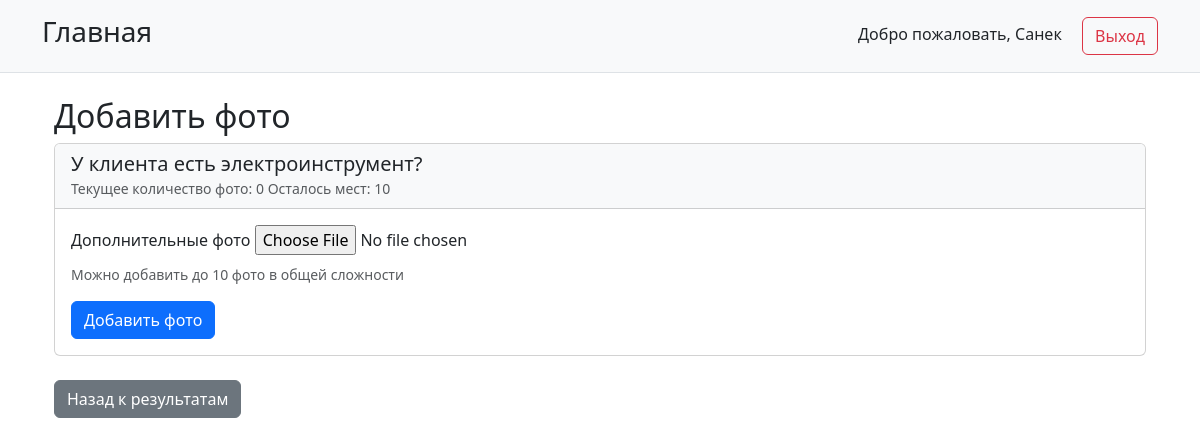
Screenshot of /tasks/answer/169/add-photos/ (signed in) with the database file from the repository.
### users/models.py (models this page shows, shortened)
class CustomUser(AbstractUser):
    role = models.CharField(
        _('Роль'),
        max_length=20,
        choices=Role.choices,
        default=Role.EMPLOYEE
    )
    phone = models.CharField(
        _('Телефон'),
        max_length=20,
        blank=True,
        null=True
    )
    groups = models.ManyToManyField(
        Group,
        verbose_name=_('groups'),
        blank=True,
        help_text=_(
            'The groups this user belongs to. A user will get all permissions '
            'granted to each of their groups.'
        ),
        related_name='customuser_set',
        related_query_name='customuser',
    )
    user_permissions = models.ManyToManyField(
        Permission,
        verbose_name=_('user permissions'),
        blank=True,
        help_text=_('Specific permissions for this user.'),
        related_name='customuser_set',
        related_query_name='customuser',
    )
    class Meta:
        verbose_name = _('Пользователь')
        verbose_name_plural = _('Пользователи')

### tasks/models.py (models this page shows, shortened)
class SurveyAnswer(models.Model):
    question = models.ForeignKey(
        SurveyQuestion,
        on_delete=models.CASCADE,
        related_name='answers',
        verbose_name=_('Вопрос')
    )
    user = models.ForeignKey(
        CustomUser,
        on_delete=models.CASCADE,
        verbose_name=_('Пользователь')
    )
    selected_choices = models.ManyToManyField(
        SurveyQuestionChoice,
        blank=True,
        verbose_name=_('Выбранные варианты')
    )
    text_answer = models.TextField(_('Текстовый ответ'), blank=True, null=True)
    client = models.ForeignKey(
        Client,
        on_delete=models.CASCADE,
        verbose_name=_('Клиент')
    )
    created_at = models.DateTimeField(_('Создано'), auto_now_add=True)
    class Meta:
        verbose_name = _('Ответ на вопрос')
        verbose_name_plural = _('Ответы на вопросы')

class SurveyQuestion(models.Model):
    QUESTION_TYPE_CHOICES = [
                ('TEXT', 'Текстовое поле'),
                ('TEXT_SHORT', 'Короткое текстовое поле (20 символов)'),
                ('RADIO', 'Радиокнопки (одиночный выбор)'),
                ('CHECKBOX', 'Чекбоксы (множественный выбор)'),
                ('SELECT_SINGLE', 'Выбор из списка (одиночный выбор)'),
                ('SELECT_MULTIPLE', 'Выбор из списка (множественный выбор)'),
                ('PHOTO', 'Фото'),
            ]
    task = models.ForeignKey(
        'Task',
        on_delete=models.CASCADE,
        limit_choices_to={'task_type': TaskType.SURVEY},
        related_name='questions',
        verbose_name=_('Задача')
    )
    question_text = models.CharField(_('Текст вопроса'), max_length=500)
    order = models.PositiveIntegerField(_('Порядок'), default=0)
    question_type = models.CharField(
        _('Тип вопроса'),
        max_length=20,
        choices=QUESTION_TYPE_CHOICES,
        default='TEXT'
    )
    created_at = models.DateTimeField(_('Создано'), auto_now_add=True)
    class Meta:
        verbose_name = _('Вопрос анкеты')
        verbose_name_plural = _('Вопросы анкет')
        ordering = ['order']

### tasks/views.py (the view, shortened to what this page needs)
# urls.py: path('answer/<int:answer_id>/add-photos/', views.AddPhotosView.as_view(), name='add_photos'),
class AddPhotosView(LoginRequiredMixin, FormView):
    template_name = 'tasks/add_photos.html'
    form_class = AddPhotosForm
    def get_answer(self):
        answer_id = self.kwargs['answer_id']
        return get_object_or_404(SurveyAnswer, id=answer_id)
    def get_context_data(self, **kwargs):
        context = super().get_context_data(**kwargs)
        answer = self.get_answer()
        context['answer'] = answer
        context['current_photo_count'] = answer.photos.count()
        context['remaining_photos'] = max(0, 10 - answer.photos.count())
        return context

### tasks/forms.py
class AddPhotosForm(forms.Form):
    photos = forms.FileField(
        label=_('Дополнительные фото'),
        required=True,
        help_text=_('Можно добавить до 10 фото в общей сложности')
    )

### templates/tasks/add_photos.html (shortened to what this page needs)
{% extends 'base.html' %}
{% load i18n %}
{% block content %}
<div class="container mt-4">
    <div class="row">
        <div class="col-md-12">
            <h2>{% trans 'Добавить фото' %}</h2>
            <div class="card mb-4">
                <div class="card-header bg-light">
                    <h5 class="mb-0">{{ answer.question.question_text }}</h5>
                    <small class="text-muted">
                        {% trans 'Текущее количество фото:' %} {{ current_photo_count }}
                        {% trans 'Осталось мест:' %} {{ remaining_photos }}
                    </small>
                </div>
                <div class="card-body">
                    {% if remaining_photos > 0 %}
                        <form method="post" enctype="multipart/form-data">
                            <div class="mb-3">
                                <label class="form-label">{{ form.photos.label }}</label>
                                {{ form.photos }}
                                <div class="form-text">{{ form.photos.help_text }}</div>
                            </div>
                            <button type="submit" class="btn btn-primary">{% trans 'Добавить фото' %}</button>
                        </form>
                    {% else %}
                        <div class="alert alert-warning">
                            {% trans 'Достигнуто максимальное количество фото (10).' %}
                        </div>
                    {% endif %}
                </div>
            </div>
            <a href="{% url 'tasks:survey_results' answer.question.task.id %}" class="btn btn-secondary">{% trans 'Назад к результатам' %}</a>
        </div>
    </div>
</div>
{% endblock %}

### templates/base.html (shortened to what this page needs)
<!DOCTYPE html>
<html lang="ru">
<head>
    <link href="https://cdn.jsdelivr.net/npm/bootstrap@5.3.0/dist/css/bootstrap.min.css" rel="stylesheet">
</head>
<body>
    {% load static %}
    <div class="control-panel">
        <div class="container">
            <div class="d-flex justify-content-between align-items-center">
                <a href="{% url 'home' %}" class="h3 text-decoration-none text-dark">Главная</a>
                <div>
                    {% if user.is_authenticated %}
                        <span class="me-3">Добро пожаловать, {{ user.username }}</span>
                        <a href="{% url 'logout' %}" class="btn btn-outline-danger">Выход</a>
                    {% endif %}
                </div>
            </div>
        </div>
    </div>
    <div class="container">
        {% block content %}
        {% endblock %}
    </div>
</body>
</html>

### templates/base.html (style rules this page uses)
.control-panel { background-color: #f8f9fa; padding: 15px; margin-bottom: 20px; border-bottom: 1px solid #dee2e6; }

### rows the page displays
CustomUser: username "Санек"
SurveyAnswer: question.question_text "У клиента есть электроинструмент?"

### other values shown
{{ current_photo_count }} "0"
{{ remaining_photos }} "10"
